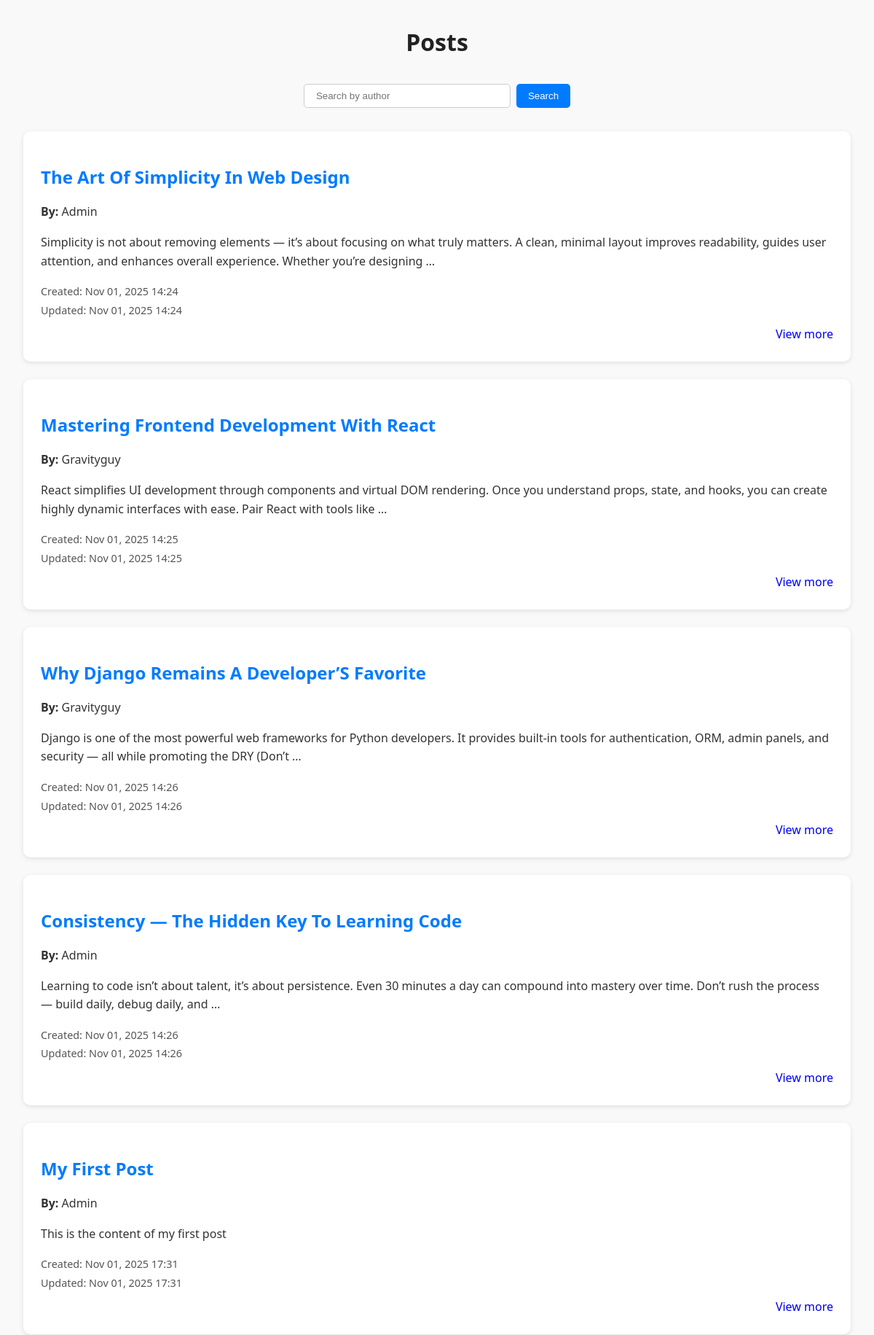
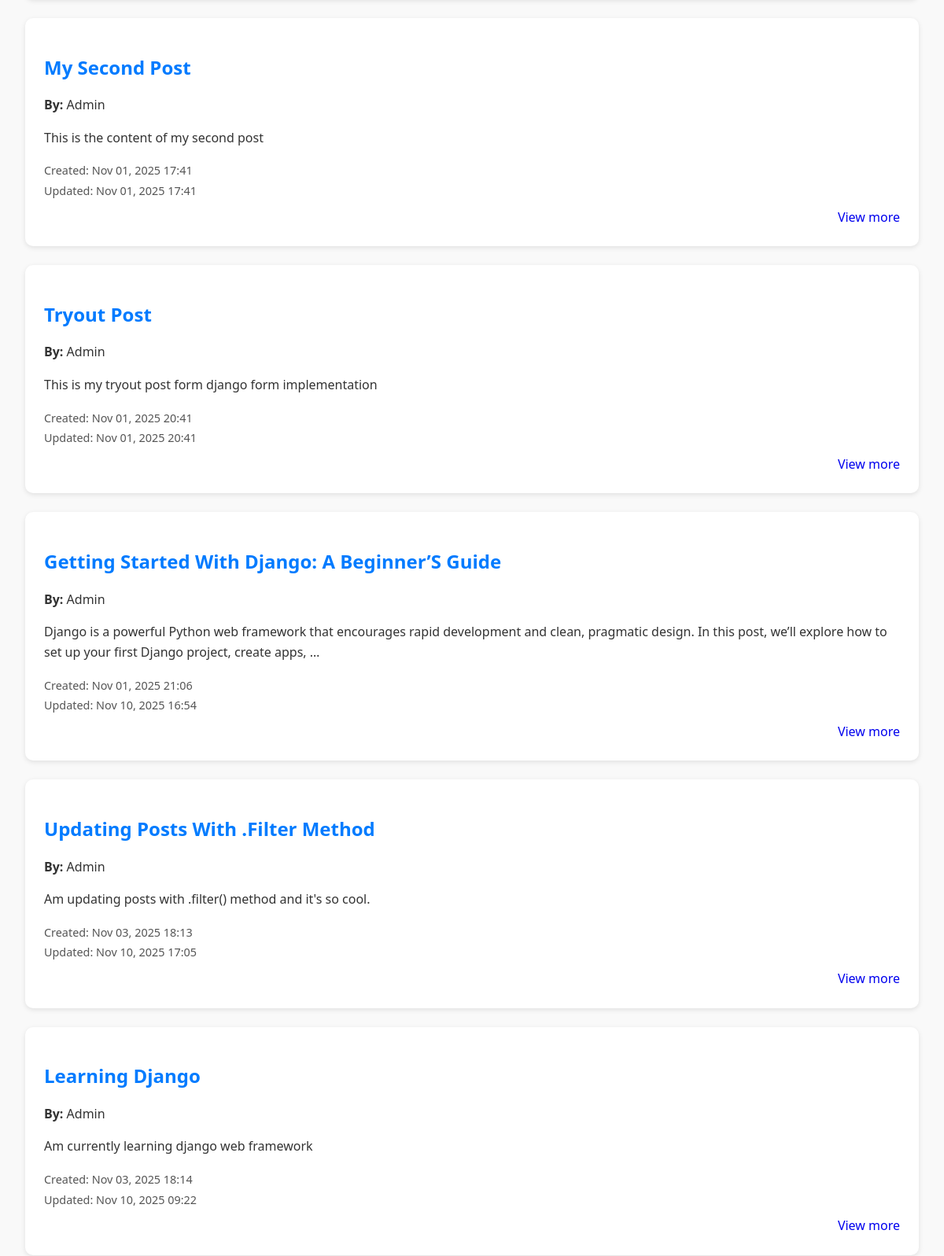
Screenshot of /author_posts (upper part) with the database file from the repository (2 pictures, top to bottom).
### blog/models.py (models this page shows, shortened)
class Post(models.Model):
    title = models.CharField(max_length=200)
    content = models.TextField()
    author = models.ForeignKey(User, on_delete=models.CASCADE, related_name='post_user')
    created_at = models.DateTimeField(auto_now_add=True)  # Automatic Timestamp
    updated_at = models.DateTimeField(auto_now=True)      # Updates automatically

### blog/views.py (the view)
# urls.py: path('author_posts', posts_by_author, name='author_posts'),
def posts_by_author(request):
    author_name = request.GET.get('author')  # Get author from query string, e.g., ?author=john
    if author_name:
        posts = Post.objects.filter(author__username__icontains=author_name)
    else:
        posts = Post.objects.all()
    context = {
        'posts': posts,
        'author': author_name or ''
    }
    return render(request, 'pages/author_posts.html', context)

### blog/templates/pages/author_posts.html (shortened to what this page needs)
<!DOCTYPE html>
<html lang="en">
  <head>
  </head>
  <body>
    <h1>Posts
    </h1>
    <form method="get" action="{% url 'author_posts' %}">
      <input
        type="text"
        name="author"
        placeholder="Search by author"
        value="{{ author }}"
      />
      <button type="submit">Search</button>
    </form>
    {% for post in posts %}
      <article>
        <h2>{{ post.title |title }}</h2>
        <p><strong>By:</strong> {{ post.author | title }}</p>
        <p>{{ post.content|truncatewords:30 }}</p>
        <p>
          <small>Created: {{ post.created_at|date:"M d, Y H:i" }}</small><br>
          <small>Updated: {{ post.updated_at|date:"M d, Y H:i" }}</small>
        </p>
        <a href="{% url 'details' post.id %}">View more</a>
      </article>
    {% empty %}
      <p class="empty-message">No posts{% if author %} by this author{% endif %} yet.</p>
    {% endfor %}
  </body>
</html>

### blog/templates/pages/author_posts.html (style rules this page uses)
body { font-family: 'Segoe UI', Tahoma, Geneva, Verdana, sans-serif; margin: 2rem; line-height: 1.6; background-color: #f9f9f9; color: #333; }
h1 { text-align: center; margin-bottom: 2rem; color: #222; }
form { display: flex; justify-content: center; margin-bottom: 2rem; gap: 0.5rem; }
input[type="text"] { padding: 0.5rem 1rem; width: 250px; border: 1px solid #ccc; border-radius: 5px; transition: border-color 0.3s; }
button { padding: 0.5rem 1rem; background-color: #007BFF; color: #fff; border: none; border-radius: 5px; cursor: pointer; transition: background-color 0.3s; }
article { display: flex; flex-direction: column; background-color: #fff; border-radius: 10px; padding: 1.5rem; margin-bottom: 1.5rem; box-shadow: 0 2px 6px rgba(0, 0, 0, 0.1); transition: transform 0.2s, box-shadow 0.2s; }
h2 { margin-bottom: 0.5rem; color: #007BFF; }
p { margin: 0.5rem 0; }
small { color: #555; font-size: 0.9rem; }
a { text-decoration: none; text-align: right; }

### rows the page displays
Post: title "The Art Of Simplicity In Web Design", author "Admin", content "Simplicity is not about removing elements — it’s about focusing on what truly matters. A clean, minimal layout improves readability, guides user attention, and enhances overall experience. Whether you’re designing …", created_at "Nov 01, 2025 14:24", updated_at "Nov 01, 2025 14:24"
Post: title "Mastering Frontend Development With React", author "Gravityguy", content "React simplifies UI development through components and virtual DOM rendering. Once you understand props, state, and hooks, you can create highly dynamic interfaces with ease. Pair React with tools like …", created_at "Nov 01, 2025 14:25", updated_at "Nov 01, 2025 14:25"
Post: title "Why Django Remains A Developer’S Favorite", author "Gravityguy", content "Django is one of the most powerful web frameworks for Python developers. It provides built-in tools for authentication, ORM, admin panels, and security — all while promoting the DRY (Don’t …", created_at "Nov 01, 2025 14:26", updated_at "Nov 01, 2025 14:26"
Post: title "Consistency — The Hidden Key To Learning Code", author "Admin", content "Learning to code isn’t about talent, it’s about persistence. Even 30 minutes a day can compound into mastery over time. Don’t rush the process — build daily, debug daily, and …", created_at "Nov 01, 2025 14:26", updated_at "Nov 01, 2025 14:26"
Post: title "My First Post", author "Admin", content "This is the content of my first post", created_at "Nov 01, 2025 17:31", updated_at "Nov 01, 2025 17:31"
Post: title "My Second Post", author "Admin", content "This is the content of my second post", created_at "Nov 01, 2025 17:41", updated_at "Nov 01, 2025 17:41"
Post: title "Tryout Post", author "Admin", content "This is my tryout post form django form implementation", created_at "Nov 01, 2025 20:41", updated_at "Nov 01, 2025 20:41"
Post: title "Getting Started With Django: A Beginner’S Guide", author "Admin", content "Django is a powerful Python web framework that encourages rapid development and clean, pragmatic design. In this post, we’ll explore how to set up your first Django project, create apps, …", created_at "Nov 01, 2025 21:06", updated_at "Nov 10, 2025 16:54"
Post: title "Updating Posts With .Filter Method", author "Admin", content "Am updating posts with .filter() method and it's so cool.", created_at "Nov 03, 2025 18:13", updated_at "Nov 10, 2025 17:05"
Post: title "Learning Django", author "Admin", content "Am currently learning django web framework", created_at "Nov 03, 2025 18:14", updated_at "Nov 10, 2025 09:22"
